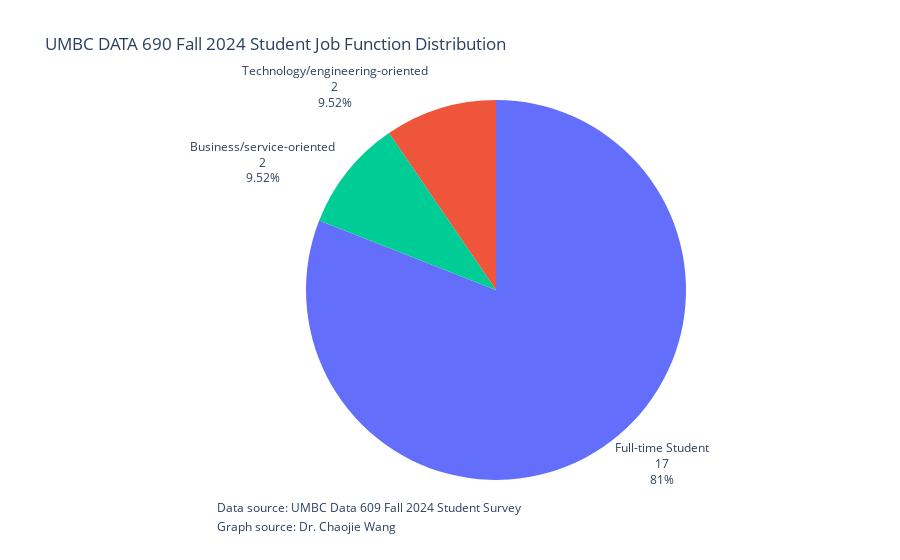

Here is the notebook cell this chart was saved with:
### Markdown cell above
### Home work

Create a Pie chart using plotly express

### Code cell
df_job_dist = df["2. My primary job function"].value_counts().reset_index()
df_job_dist.columns = ['Job Function', 'Count']
fig = px.pie(df_job_dist,
             names='Job Function',
             values='Count',
             title='UMBC DATA 690 Fall 2024 Student Job Function Distribution')

fig.update_traces(textinfo='label+percent+value', textposition='outside')
# Remove the legend
fig.update_layout(showlegend=False)



# Add annotations
fig.add_annotation(
    x=0, y=-0.1,  # Position of the annotation
    text="Data source: UMBC Data 609 Fall 2024 Student Survey",  # Text of the annotation
    showarrow=False,  # Show arrow pointing to the annotation
)


fig.add_annotation(
    x=0, y=-0.15,  # Position of the annotation
    text="Graph source: Dr. Chaojie Wang",  # Text of the annotation
    showarrow=False,  # Show arrow pointing to the annotation
)

fig.show()

### Figure 1 — Plotly figure (JSON) as saved in the notebook; plotly's stock layout.template omitted (floating-point values rounded to 4 significant figures)
{"data": [{"domain": {"x": [0, 1], "y": [0, 1]}, "hovertemplate": "Job Function=%{label}<br>Count=%{value}<extra></extra>", "labels": ["Full-time Student", "Technology/engineering-oriented", "Business/service-oriented"], "legendgroup": "", "name": "", "showlegend": true, "textinfo": "label+percent+value", "textposition": "outside", "type": "pie", "values": [17, 2, 2]}], "layout": {"annotations": [{"showarrow": false, "text": "Data source: UMBC Data 609 Fall 2024 Student Survey", "x": 0, "y": -0.1}, {"showarrow": false, "text": "Graph source: Dr. Chaojie Wang", "x": 0, "y": -0.15}], "legend": {"tracegroupgap": 0}, "showlegend": false, "title": {"text": "UMBC DATA 690 Fall 2024 Student Job Function Distribution"}}}
